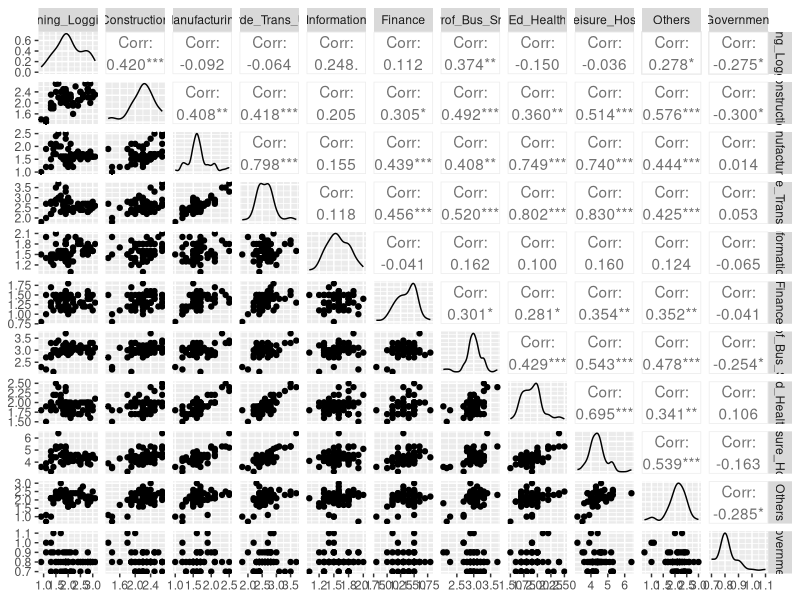
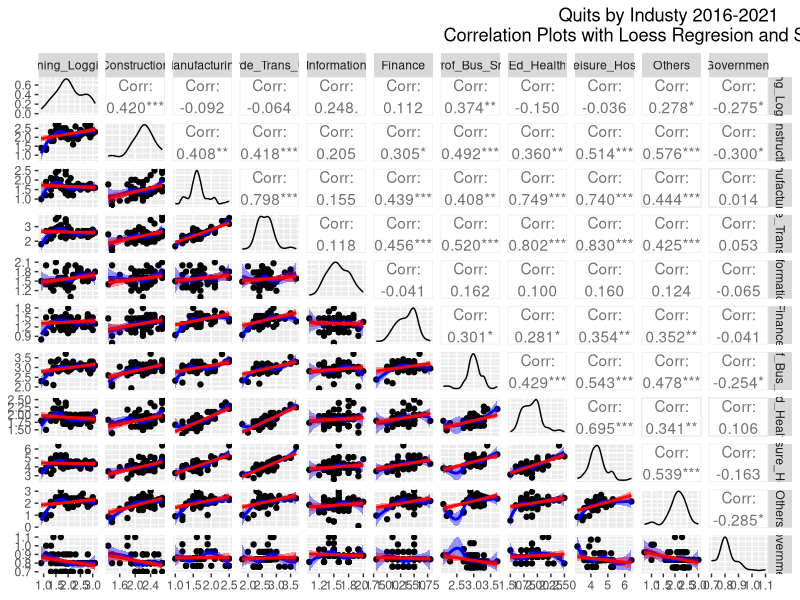
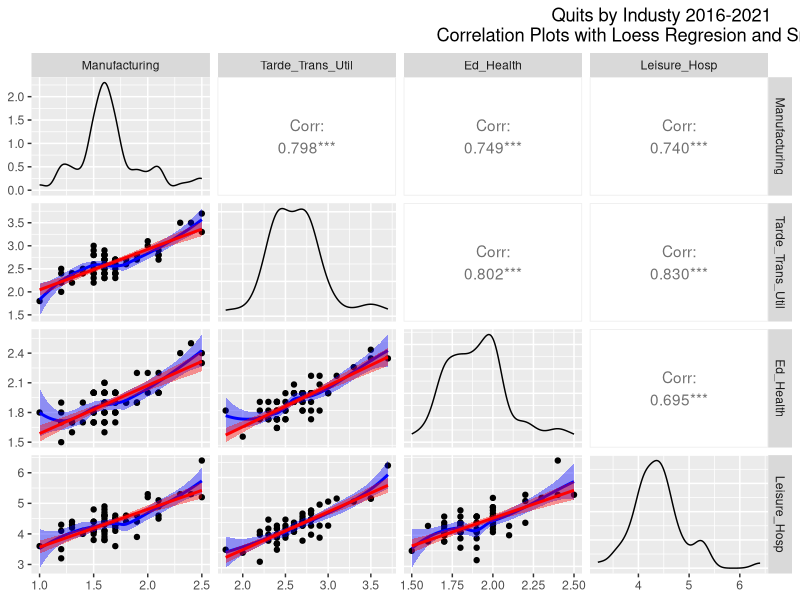

Generate these figures, in order, with R:
# CS504 Working Version for Team AJ Final Project
# Date 12-3-21
#########################
# Bill Thomson 
# Original code provided for RF  Lab 
# R Studio Version 1.4.1106
# R version 4,04
# Windows 10, i7 10th gen 64-bit operating system, x64-based processor 
# 64GB ram and 4TB SSD
########################  
# Correlation wit Loess Regression Lines Quits Data
# Code adapted from STAT 515 Labs, Original By: Daniel Carr
########################

library(GGally)
library(ggplot2)
setwd("C:/Users/billa/Desktop/CS504 Working Data Sets")
QI <- read.csv(file="Quit_2016_2021q.csv", header = TRUE, 
               sep=',', row.names =1)
QI2 <- read.csv(file="QuitsIndustry_2001-2021r.csv", header = TRUE, 
                sep=',', row.names =1)
data <- QI
ggpairs(QI)
head(QI)
windows(width=9, height=9) ## For MS Windows
ggpair_fn <- function(data, mapping, ...){
  p <- ggplot(data=data, mapping = mapping) +
    geom_point() +
    geom_smooth(method='loess', fill="blue", color="blue", ...) +
    geom_smooth(method= 'lm', fill="red", color="red", ...)
  p
}
ggp1 = ggpairs(QI,columns = 1:11, title = "                                                                                                        Quits by Industy 2016-2021
                                                                                 Correlation Plots with Loess Regresion and Smoothing", lower = list(continuous = ggpair_fn))
ggp1 
ggp2 = ggpairs(QI,c(3,4,8,9),title = "                                                                                                        Quits by Industy 2016-2021
                                                                                 Correlation Plots with Loess Regresion and Smoothing", lower = list(continuous = ggpair_fn))
lower = list(continuous = ggpair_fn)
ggp2
